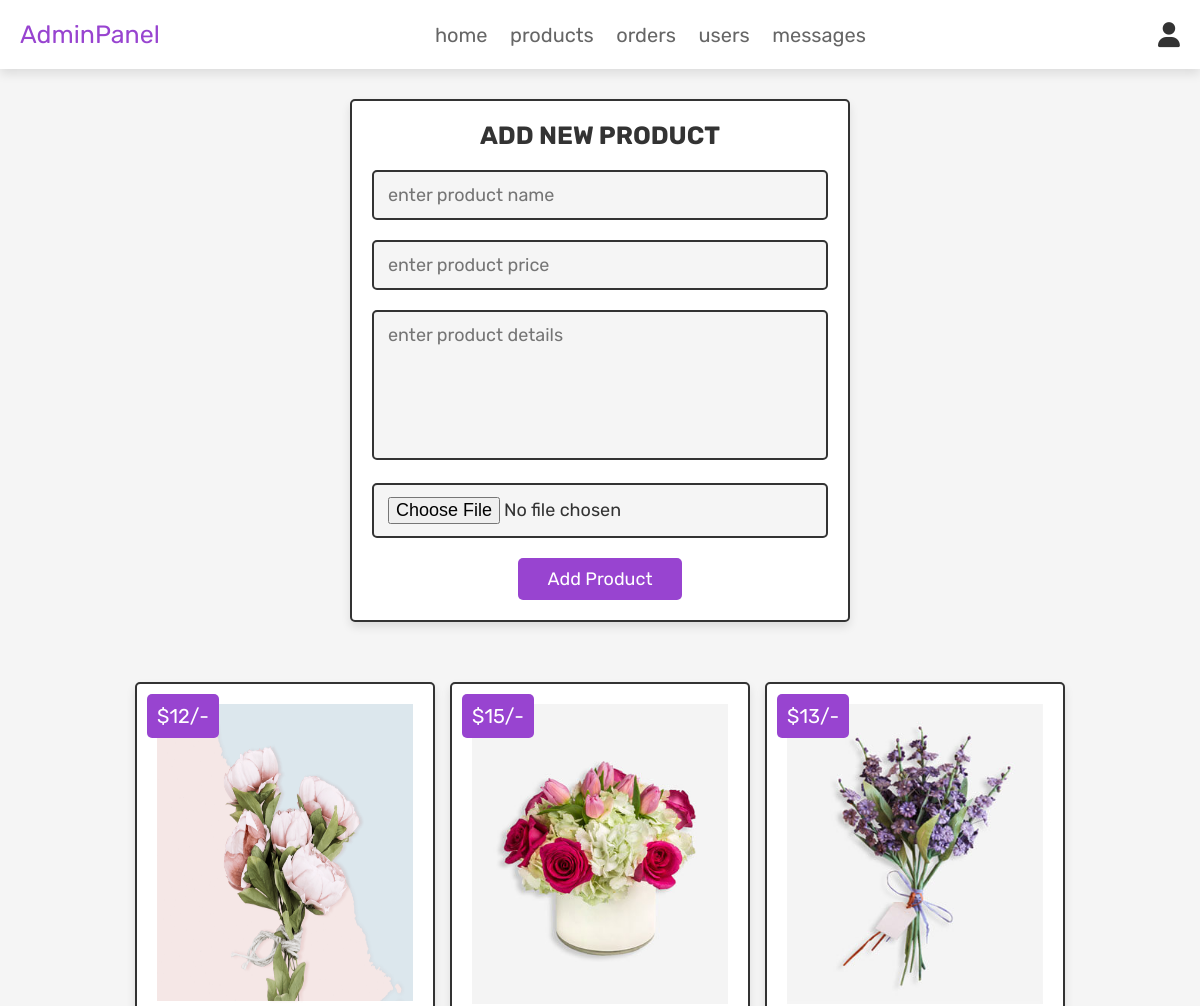
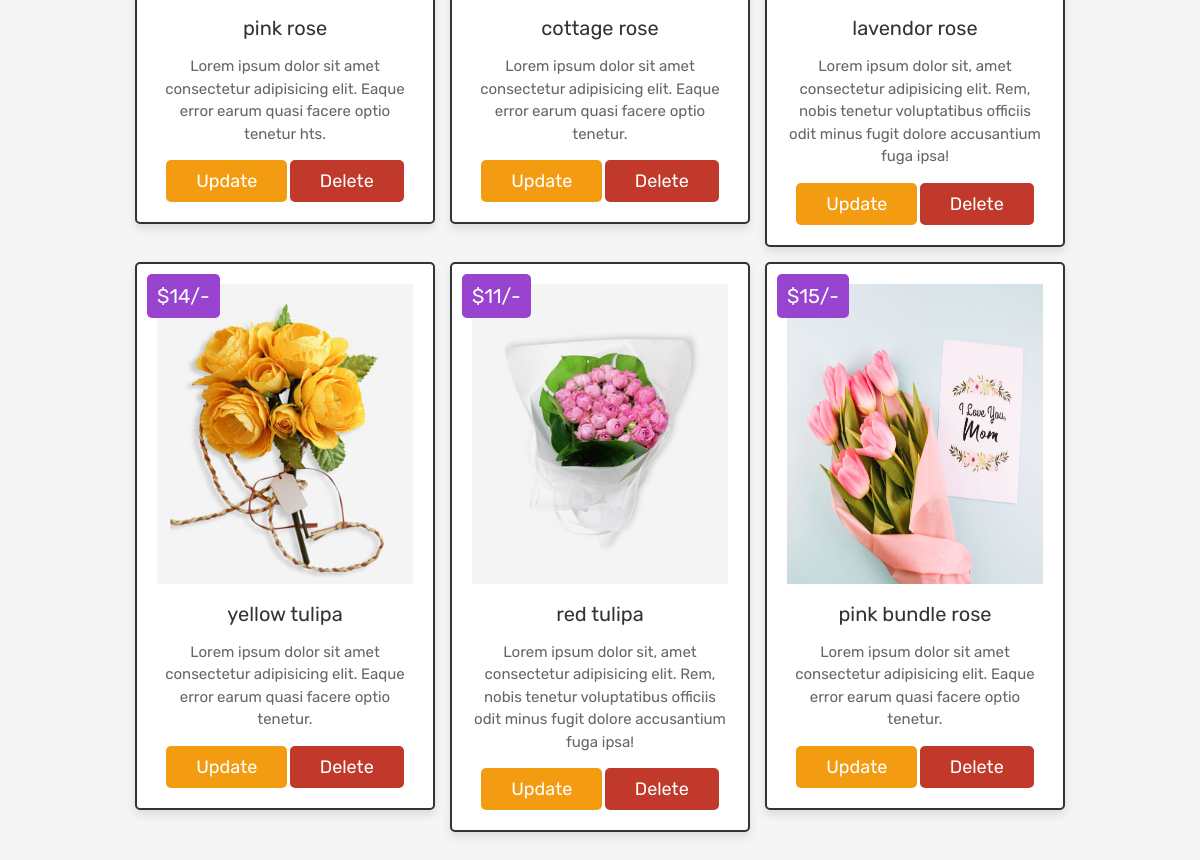
The page /admin_products.php (signed in) on the database its author committed (2 pictures, top to bottom).
### tables this page shows
CREATE TABLE `products` (
  `id` int(100) NOT NULL,
  `name` varchar(100) NOT NULL,
  `details` varchar(500) NOT NULL,
  `price` int(100) NOT NULL,
  `image` varchar(100) NOT NULL
);

### admin_products.php (the view, shortened to what this page needs)
<?php
@include 'config.php';
?>
<!DOCTYPE html>
<html lang="en">
<head>
    <link rel="stylesheet" href="https://cdnjs.cloudflare.com/ajax/libs/font-awesome/6.0.0/css/all.min.css">
    <link rel="stylesheet" href="css/admin_style.css">
</head>
<body>
    <?php @include 'admin_header.php'; ?>
    <section class="add-products">
        <form action="" method="POST" enctype="multipart/form-data">
            <h3>add new product</h3>
            <input type="text" class="box" required placeholder="enter product name" name="name">
            <input type="number" min="0" class="box" required placeholder="enter product price" name="price">
            <textarea name="details" class="box" required placeholder="enter product details" cols="30"
                rows="10"></textarea>
            <input type="file" accept="image/jpg, image/jpeg, image/png" required class="box" name="image">
            <input type="submit" value="add product" name="add_product" class="btn">
        </form>
    </section>
    <section class="show-products">
        <div class="box-container">
            <?php
         $select_products = mysqli_query($conn, "SELECT * FROM `products`") or die('query failed');
         if(mysqli_num_rows($select_products) > 0){
            while($fetch_products = mysqli_fetch_assoc($select_products)){
      ?>
            <div class="box">
                <div class="price">$<?php echo $fetch_products['price']; ?>/-</div>
                <img class="image" src="uploaded_img/<?php echo $fetch_products['image']; ?>" alt="">
                <div class="name"><?php echo $fetch_products['name']; ?></div>
                <div class="details"><?php echo $fetch_products['details']; ?></div>
                <a href="admin_update_product.php?update=<?php echo $fetch_products['id']; ?>"
                    class="option-btn">update</a>
                <a href="admin_products.php?delete=<?php echo $fetch_products['id']; ?>" class="delete-btn"
                    onclick="return confirm('delete this product?');">delete</a>
            </div>
            <?php
         }
      }else{
         echo '<p class="empty">no products added yet!</p>';
      }
      ?>
        </div>
    </section>
</body>
</html>

### css/admin_style.css (style rules this page uses)
:root { --pink:#9844d0; --red:#c0392b; --orange:#f39c12; --black:#333; --white:#fff; --light-color:#666; --light-white:#ccc; --light-bg:#f5f5f5; --border:.2rem solid var(--black); --box-shadow:0 .5rem 1rem rgba(0,0,0,.1); }
* { font-family: 'Rubik', sans-serif; margin:0; padding:0; box-sizing: border-box; outline: none; border:none; text-decoration: none; transition:all .2s linear; }
html { font-size: 62.5%; overflow-x: hidden; scroll-behavior: smooth; scroll-padding-top: 6.5rem; }
body { background: var(--light-bg); }
section { padding:3rem 2rem; }
.btn, .delete-btn, .option-btn { display: inline-block; border-radius: .5rem; margin-top: 1rem; font-size: 1.8rem; color:var(--white); cursor: pointer; padding:1rem 3rem; text-transform: capitalize; }
.btn { background-color: var(--pink); }
.delete-btn { background-color: var(--red); }
.option-btn { background-color: var(--orange); }
.add-products form { max-width: 50rem; border-radius: .5rem; background-color: var(--white); border:var(--border); padding:2rem; text-align: center; margin:0 auto; box-shadow: var(--box-shadow); }
.add-products form h3 { font-size: 2.5rem; text-transform: uppercase; color:var(--black); margin-bottom: 1rem; }
.add-products form .box { width: 100%; margin:1rem 0; font-size: 1.8rem; color:var(--black); border-radius: .5rem; background-color: var(--light-bg); padding:1.2rem 1.4rem; border:var(--border); }
.add-products form textarea { height: 15rem; resize: none; }
.show-products .box-container { display: grid; grid-template-columns: repeat(auto-fit, 30rem); gap:1.5rem; align-items: flex-start; max-width: 1200px; margin: 0 auto; justify-content: center; }
.show-products .box-container .box { text-align: center; padding:2rem; border:var(--border); background-color: var(--white); box-shadow: var(--box-shadow); border-radius: .5rem; position: relative; }
.show-products .box-container .box .image { height: 30rem; width: 100% !important; margin-bottom: .5rem; }
.show-products .box-container .box .price { background-color: var(--pink); position: absolute; top:1rem; left:1rem; border-radius: .5rem; color:var(--white); padding:1rem; font-size: 2rem; }
.show-products .box-container .box .name { margin:1rem 0; font-size: 2rem; color:var(--black); }
.show-products .box-container .box .details { line-height: 1.5; color:var(--light-color); font-size: 1.5rem; padding:.5rem 0; }

### rows shown on the page
products: price "12", image (picture), name "pink rose", details "Lorem ipsum dolor sit amet consectetur adipisicing elit. Eaque error earum quasi facere optio tenetur hts."
products: price "15", image (picture), name "cottage rose", details "Lorem ipsum dolor sit amet consectetur adipisicing elit. Eaque error earum quasi facere optio tenetur."
products: price "13", image (picture), name "lavendor rose", details "Lorem ipsum dolor sit, amet consectetur adipisicing elit. Rem, nobis tenetur voluptatibus officiis odit minus fugit dolore accusantium fuga ipsa!"
products: price "14", image (picture), name "yellow tulipa", details "Lorem ipsum dolor sit amet consectetur adipisicing elit. Eaque error earum quasi facere optio tenetur."
products: price "11", image (picture), name "red tulipa", details "Lorem ipsum dolor sit, amet consectetur adipisicing elit. Rem, nobis tenetur voluptatibus officiis odit minus fugit dolore accusantium fuga ipsa!"
products: price "15", image (picture), name "pink bundle rose", details "Lorem ipsum dolor sit amet consectetur adipisicing elit. Eaque error earum quasi facere optio tenetur."
